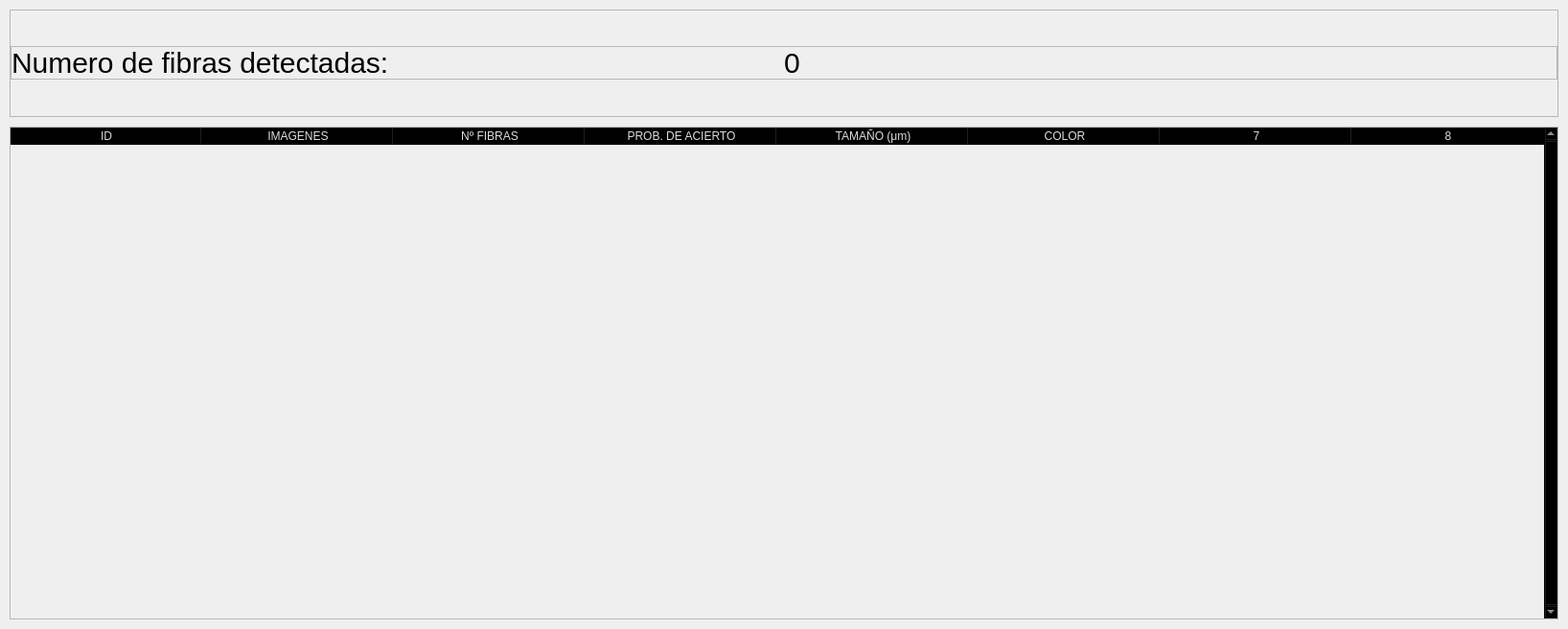
                     <widget class="QWidget" name="dashboard">
                      <property name="styleSheet">
                       <string notr="true"/>
                      </property>
                      <layout class="QVBoxLayout" name="verticalLayout">
                       <property name="spacing">
                        <number>10</number>
                       </property>
                       <property name="leftMargin">
                        <number>10</number>
                       </property>
                       <property name="topMargin">
                        <number>10</number>
                       </property>
                       <property name="rightMargin">
                        <number>10</number>
                       </property>
                       <property name="bottomMargin">
                        <number>10</number>
                       </property>
                       <item>
                        <widget class="QFrame" name="row_1">
                         <property name="frameShape">
                          <enum>QFrame::StyledPanel</enum>
                         </property>
                         <property name="frameShadow">
                          <enum>QFrame::Raised</enum>
                         </property>
                         <layout class="QVBoxLayout" name="verticalLayout_16">
                          <property name="spacing">
                           <number>0</number>
                          </property>
                          <property name="leftMargin">
                           <number>0</number>
                          </property>
                          <property name="topMargin">
                           <number>0</number>
                          </property>
                          <property name="rightMargin">
                           <number>0</number>
                          </property>
                          <property name="bottomMargin">
                           <number>0</number>
                          </property>
                          <item>
                           <widget class="QFrame" name="frame_div_content_1">
                            <property name="minimumSize">
                             <size>
                              <width>0</width>
                              <height>110</height>
                             </size>
                            </property>
                            <property name="maximumSize">
                             <size>
                              <width>16777215</width>
                              <height>110</height>
                             </size>
                            </property>
                            <property name="frameShape">
                             <enum>QFrame::NoFrame</enum>
                            </property>
                            <property name="frameShadow">
                             <enum>QFrame::Raised</enum>
                            </property>
                            <layout class="QHBoxLayout" name="horizontalLayout_7">
                             <property name="spacing">
                              <number>0</number>
                             </property>
                             <property name="leftMargin">
                              <number>0</number>
                             </property>
                             <property name="topMargin">
                              <number>0</number>
                             </property>
                             <property name="rightMargin">
                              <number>0</number>
                             </property>
                             <property name="bottomMargin">
                              <number>0</number>
                             </property>
                             <item>
                              <widget class="QFrame" name="frame_title_wid_1">
                               <property name="sizePolicy">
                                <sizepolicy hsizetype="Expanding" vsizetype="Expanding">
                                 <horstretch>0</horstretch>
                                 <verstretch>0</verstretch>
                                </sizepolicy>
                               </property>
                               <property name="maximumSize">
                                <size>
                                 <width>16777215</width>
                                 <height>35</height>
                                </size>
                               </property>
                               <property name="frameShape">
                                <enum>QFrame::StyledPanel</enum>
                               </property>
                               <property name="frameShadow">
                                <enum>QFrame::Raised</enum>
                               </property>
                               <layout class="QHBoxLayout" name="horizontalLayout_6">
                                <property name="spacing">
                                 <number>0</number>
                                </property>
                                <property name="leftMargin">
                                 <number>0</number>
                                </property>
                                <property name="topMargin">
                                 <number>0</number>
                                </property>
                                <property name="rightMargin">
                                 <number>0</number>
                                </property>
                                <property name="bottomMargin">
                                 <number>0</number>
                                </property>
                                <item>
                                 <widget class="QLabel" name="labelBoxBlenderInstalation">
                                  <property name="sizePolicy">
                                   <sizepolicy hsizetype="Preferred" vsizetype="Ignored">
                                    <horstretch>0</horstretch>
                                    <verstretch>0</verstretch>
                                   </sizepolicy>
                                  </property>
                                  <property name="minimumSize">
                                   <size>
                                    <width>0</width>
                                    <height>0</height>
                                   </size>
                                  </property>
                                  <property name="font">
                                   <font>
                                    <family>Segoe UI</family>
                                    <pointsize>-1</pointsize>
                                    <weight>50</weight>
                                    <italic>false</italic>
                                    <bold>false</bold>
                                   </font>
                                  </property>
                                  <property name="styleSheet">
                                   <string notr="true">font:30px</string>
                                  </property>
                                  <property name="text">
                                   <string>Numero de fibras detectadas:</string>
                                  </property>
                                 </widget>
                                </item>
                                <item>
                                 <widget class="QLabel" name="n_fibras_detectadas">
                                  <property name="sizePolicy">
                                   <sizepolicy hsizetype="Preferred" vsizetype="Expanding">
                                    <horstretch>0</horstretch>
                                    <verstretch>30</verstretch>
                                   </sizepolicy>
                                  </property>
                                  <property name="styleSheet">
                                   <string notr="true">font:30px</string>
                                  </property>
                                  <property name="text">
                                   <string>0</string>
                                  </property>
                                 </widget>
                                </item>
                               </layout>
                               <zorder>n_fibras_detectadas</zorder>
                               <zorder>labelBoxBlenderInstalation</zorder>
                              </widget>
                             </item>
                            </layout>
                           </widget>
                          </item>
                         </layout>
                        </widget>
                       </item>
                       <item>
                        <widget class="QFrame" name="row_3">
                         <property name="minimumSize">
                          <size>
                           <width>0</width>
                           <height>150</height>
                          </size>
                         </property>
                         <property name="frameShape">
                          <enum>QFrame::StyledPanel</enum>
                         </property>
                         <property name="frameShadow">
                          <enum>QFrame::Raised</enum>
                         </property>
                         <layout class="QHBoxLayout" name="horizontalLayout_12">
                          <property name="spacing">
                           <number>0</number>
                          </property>
                          <property name="leftMargin">
                           <number>0</number>
                          </property>
                          <property name="topMargin">
                           <number>0</number>
                          </property>
                          <property name="rightMargin">
                           <number>0</number>
                          </property>
                          <property name="bottomMargin">
                           <number>0</number>
                          </property>
                          <item>
                           <widget class="QTableWidget" name="tableWidget">
                            <property name="sizePolicy">
                             <sizepolicy hsizetype="Expanding" vsizetype="Expanding">
                              <horstretch>0</horstretch>
                              <verstretch>0</verstretch>
                             </sizepolicy>
                            </property>
                            <property name="palette">
                             <palette>
                              <active>
                               <colorrole role="WindowText">
                                <brush brushstyle="SolidPattern">
                                 <color alpha="255">
                                  <red>221</red>
                                  <green>221</green>
                                  <blue>221</blue>
                                 </color>
                                </brush>
                               </colorrole>
                               <colorrole role="Button">
                                <brush brushstyle="SolidPattern">
                                 <color alpha="0">
                                  <red>0</red>
                                  <green>0</green>
                                  <blue>0</blue>
                                 </color>
                                </brush>
                               </colorrole>
                               <colorrole role="Text">
                                <brush brushstyle="SolidPattern">
                                 <color alpha="255">
                                  <red>221</red>
                                  <green>221</green>
                                  <blue>221</blue>
                                 </color>
                                </brush>
                               </colorrole>
                               <colorrole role="ButtonText">
                                <brush brushstyle="SolidPattern">
                                 <color alpha="255">
                                  <red>221</red>
                                  <green>221</green>
                                  <blue>221</blue>
                                 </color>
                                </brush>
                               </colorrole>
                               <colorrole role="Base">
                                <brush brushstyle="NoBrush">
                                 <color alpha="255">
                                  <red>0</red>
                                  <green>0</green>
                                  <blue>0</blue>
                                 </color>
                                </brush>
                               </colorrole>
                               <colorrole role="Window">
                                <brush brushstyle="SolidPattern">
                                 <color alpha="0">
                                  <red>0</red>
                                  <green>0</green>
                                  <blue>0</blue>
                                 </color>
                                </brush>
                               </colorrole>
                              </active>
                              <inactive>
                               <colorrole role="WindowText">
                                <brush brushstyle="SolidPattern">
                                 <color alpha="255">
                                  <red>221</red>
                                  <green>221</green>
                                  <blue>221</blue>
                                 </color>
                                </brush>
                               </colorrole>
                               <colorrole role="Button">
                                <brush brushstyle="SolidPattern">
                                 <color alpha="0">
                                  <red>0</red>
                                  <green>0</green>
                                  <blue>0</blue>
                                 </color>
                                </brush>
                               </colorrole>
                               <colorrole role="Text">
                                <brush brushstyle="SolidPattern">
                                 <color alpha="255">
                                  <red>221</red>
                                  <green>221</green>
                                  <blue>221</blue>
                                 </color>
                                </brush>
                               </colorrole>
                               <colorrole role="ButtonText">
                                <brush brushstyle="SolidPattern">
                                 <color alpha="255">
                                  <red>221</red>
                                  <green>221</green>
                                  <blue>221</blue>
                                 </color>
                                </brush>
                               </colorrole>
                               <colorrole role="Base">
                                <brush brushstyle="NoBrush">
                                 <color alpha="255">
                                  <red>0</red>
                                  <green>0</green>
                                  <blue>0</blue>
                                 </color>
                                </brush>
                               </colorrole>
                               <colorrole role="Window">
                                <brush brushstyle="SolidPattern">
                                 <color alpha="0">
                                  <red>0</red>
                                  <green>0</green>
                                  <blue>0</blue>
                                 </color>
                                </brush>
                               </colorrole>
                              </inactive>
                              <disabled>
                               <colorrole role="WindowText">
                                <brush brushstyle="SolidPattern">
                                 <color alpha="255">
                                  <red>221</red>
                                  <green>221</green>
                                  <blue>221</blue>
                                 </color>
                                </brush>
                               </colorrole>
                               <colorrole role="Button">
                                <brush brushstyle="SolidPattern">
                                 <color alpha="0">
                                  <red>0</red>
                                  <green>0</green>
                                  <blue>0</blue>
                                 </color>
                                </brush>
                               </colorrole>
                               <colorrole role="Text">
                                <brush brushstyle="SolidPattern">
                                 <color alpha="255">
                                  <red>221</red>
                                  <green>221</green>
                                  <blue>221</blue>
                                 </color>
                                </brush>
                               </colorrole>
                               <colorrole role="ButtonText">
                                <brush brushstyle="SolidPattern">
                                 <color alpha="255">
                                  <red>221</red>
                                  <green>221</green>
                                  <blue>221</blue>
                                 </color>
                                </brush>
                               </colorrole>
                               <colorrole role="Base">
                                <brush brushstyle="NoBrush">
                                 <color alpha="255">
                                  <red>0</red>
                                  <green>0</green>
                                  <blue>0</blue>
                                 </color>
                                </brush>
                               </colorrole>
                               <colorrole role="Window">
                                <brush brushstyle="SolidPattern">
                                 <color alpha="0">
                                  <red>0</red>
                                  <green>0</green>
                                  <blue>0</blue>
                                 </color>
                                </brush>
                               </colorrole>
                              </disabled>
                             </palette>
                            </property>
                            <property name="frameShape">
                             <enum>QFrame::NoFrame</enum>
                            </property>
                            <property name="verticalScrollBarPolicy">
                             <enum>Qt::ScrollBarAlwaysOn</enum>
                            </property>
                            <property name="sizeAdjustPolicy">
                             <enum>QAbstractScrollArea::AdjustToContents</enum>
                            </property>
                            <property name="editTriggers">
                             <set>QAbstractItemView::NoEditTriggers</set>
                            </property>
                            <property name="selectionMode">
                             <enum>QAbstractItemView::SingleSelection</enum>
                            </property>
                            <property name="selectionBehavior">
                             <enum>QAbstractItemView::SelectRows</enum>
                            </property>
                            <property name="showGrid">
                             <bool>true</bool>
                            </property>
                            <property name="gridStyle">
                             <enum>Qt::SolidLine</enum>
                            </property>
                            <property name="sortingEnabled">
                             <bool>false</bool>
                            </property>
                            <property name="columnCount">
                             <number>8</number>
                            </property>
                            <attribute name="horizontalHeaderVisible">
                             <bool>true</bool>
                            </attribute>
                            <attribute name="horizontalHeaderCascadingSectionResizes">
                             <bool>false</bool>
                            </attribute>
                            <attribute name="horizontalHeaderDefaultSectionSize">
                             <number>200</number>
                            </attribute>
                            <attribute name="horizontalHeaderStretchLastSection">
                             <bool>true</bool>
                            </attribute>
                            <attribute name="verticalHeaderVisible">
                             <bool>false</bool>
                            </attribute>
                            <attribute name="verticalHeaderCascadingSectionResizes">
                             <bool>false</bool>
                            </attribute>
                            <attribute name="verticalHeaderHighlightSections">
                             <bool>false</bool>
                            </attribute>
                            <attribute name="verticalHeaderStretchLastSection">
                             <bool>true</bool>
                            </attribute>
                            <row>
                             <property name="text">
                              <string>New Row</string>
                             </property>
                             <property name="font">
                              <font>
                               <family>Segoe UI</family>
                              </font>
                             </property>
                            </row>
                            <row>
                             <property name="text">
                              <string>New Row</string>
                             </property>
                            </row>
                            <row>
                             <property name="text">
                              <string>New Row</string>
                             </property>
                            </row>
                            <row>
                             <property name="text">
                              <string>New Row</string>
                             </property>
                            </row>
                            <row>
                             <property name="text">
                              <string>New Row</string>
                             </property>
                            </row>
                            <row>
                             <property name="text">
                              <string>New Row</string>
                             </property>
                            </row>
                            <row>
                             <property name="text">
                              <string>New Row</string>
                             </property>
                            </row>
                            <row>
                             <property name="text">
                              <string>New Row</string>
                             </property>
                            </row>
                            <row>
                             <property name="text">
                              <string>New Row</string>
                             </property>
                            </row>
                            <row>
                             <property name="text">
                              <string>New Row</string>
                             </property>
                            </row>
                            <row>
                             <property name="text">
                              <string>New Row</string>
                             </property>
                            </row>
                            <row>
                             <property name="text">
                              <string>New Row</string>
                             </property>
                            </row>
                            <row>
                             <property name="text">
                              <string>New Row</string>
                             </property>
                            </row>
                            <row>
                             <property name="text">
                              <string>New Row</string>
                             </property>
                            </row>
                            <row>
                             <property name="text">
                              <string>New Row</string>
                             </property>
                            </row>
                            <row>
                             <property name="text">
                              <string>New Row</string>
                             </property>
                            </row>
                            <column>
                             <property name="text">
                              <string>ID</string>
                             </property>
                            </column>
                            <column>
                             <property name="text">
                              <string>IMAGENES</string>
                             </property>
                            </column>
                            <column>
                             <property name="text">
                              <string>Nº FIBRAS</string>
                             </property>
                            </column>
                            <column>
                             <property name="text">
                              <string>PROB. DE ACIERTO</string>
                             </property>
                            </column>
                            <column>
                             <property name="text">
                              <string>TAMAÑO (μm)</string>
                             </property>
                            </column>
                            <column>
                             <property name="text">
                              <string>COLOR</string>
                             </property>
                            </column>
                            <column/>
                            <column/>
                            <item row="0" column="0">
                             <property name="text">
                              <string/>
                             </property>
                            </item>
                            <item row="0" column="1">
                             <property name="text">
                              <string/>
                             </property>
                            </item>
                            <item row="0" column="2">
                             <property name="text">
                              <string/>
                             </property>
                            </item>
                            <item row="0" column="3">
                             <property name="text">
                              <string/>
                             </property>
                            </item>
                            <item row="1" column="1">
                             <property name="text">
                              <string/>
                             </property>
                             <property name="flags">
                              <set>ItemIsSelectable|ItemIsEditable|ItemIsDragEnabled|ItemIsUserCheckable|ItemIsEnabled</set>
                             </property>
                            </item>
                           </widget>
                          </item>
                         </layout>
                        </widget>
                       </item>
                      </layout>
                      <zorder>row_3</zorder>
                      <zorder>row_1</zorder>
                     </widget>
